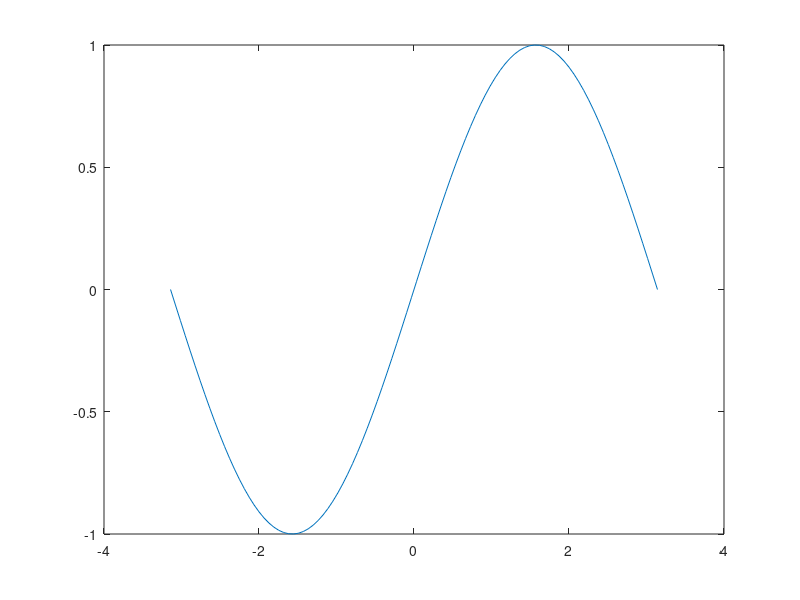
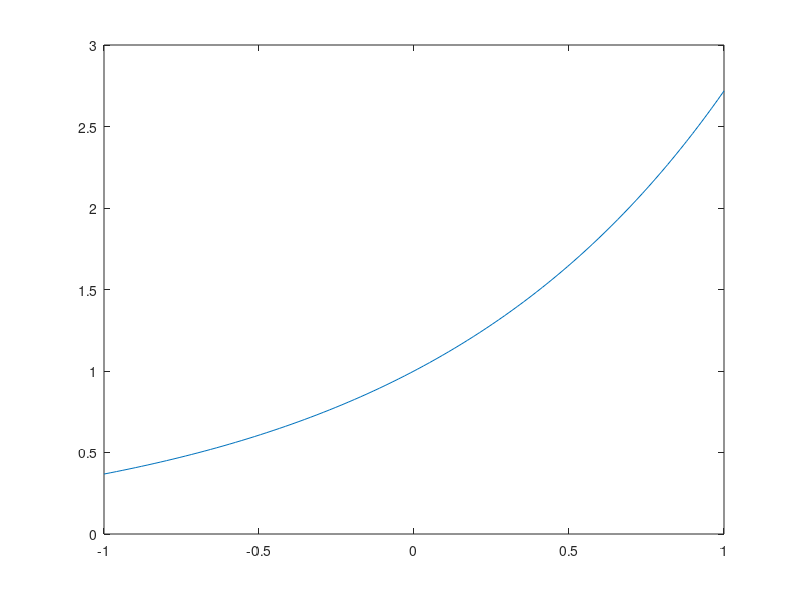
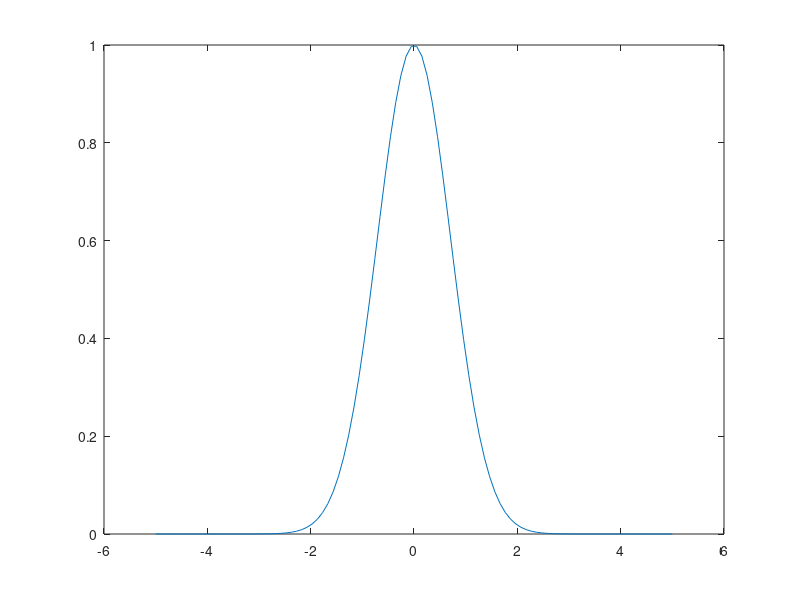
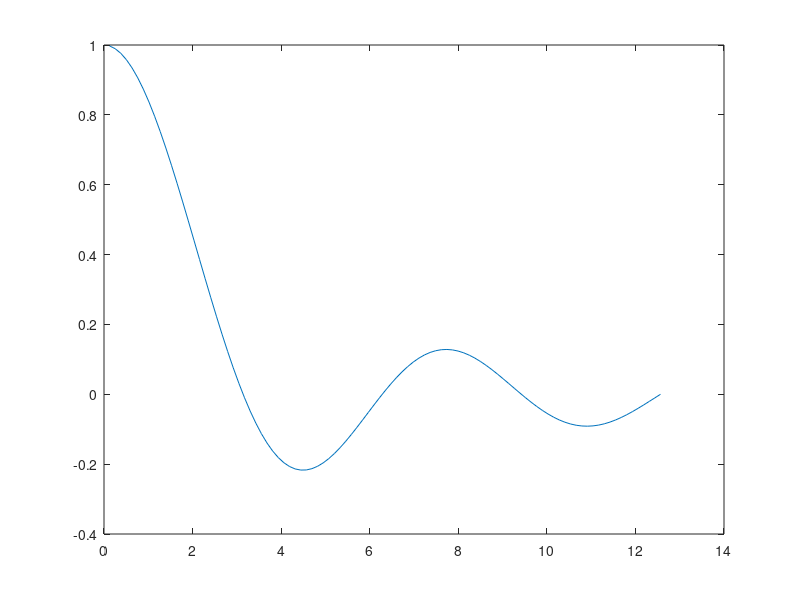

Source code (MATLAB) for these figures, in order:
y1 = @(x) sin(x)
x1 = linspace(-pi,pi,100)
f1 = y1(x1);
plot(x1,f1)


figure
y2 = @(x) exp(x)
x2 = linspace(-1,1,100)
f2 = y2(x2)
plot(x2,f2)

figure
y3 = @(x) exp(-x.^2)
x3 = linspace(-5,5,100)
f3 = y3(x3)
plot(x3,f3)

figure
y4 = @(x) sin(x)./x
x4 = linspace(0,4*pi,100)
f4 = y4(x4)
plot(x4,f4)

figure
y5 = @(x) x.*sin(1./x)
x5 = linspace(0,2,100)
f5 = y5(x5)
plot(x5,f5)
